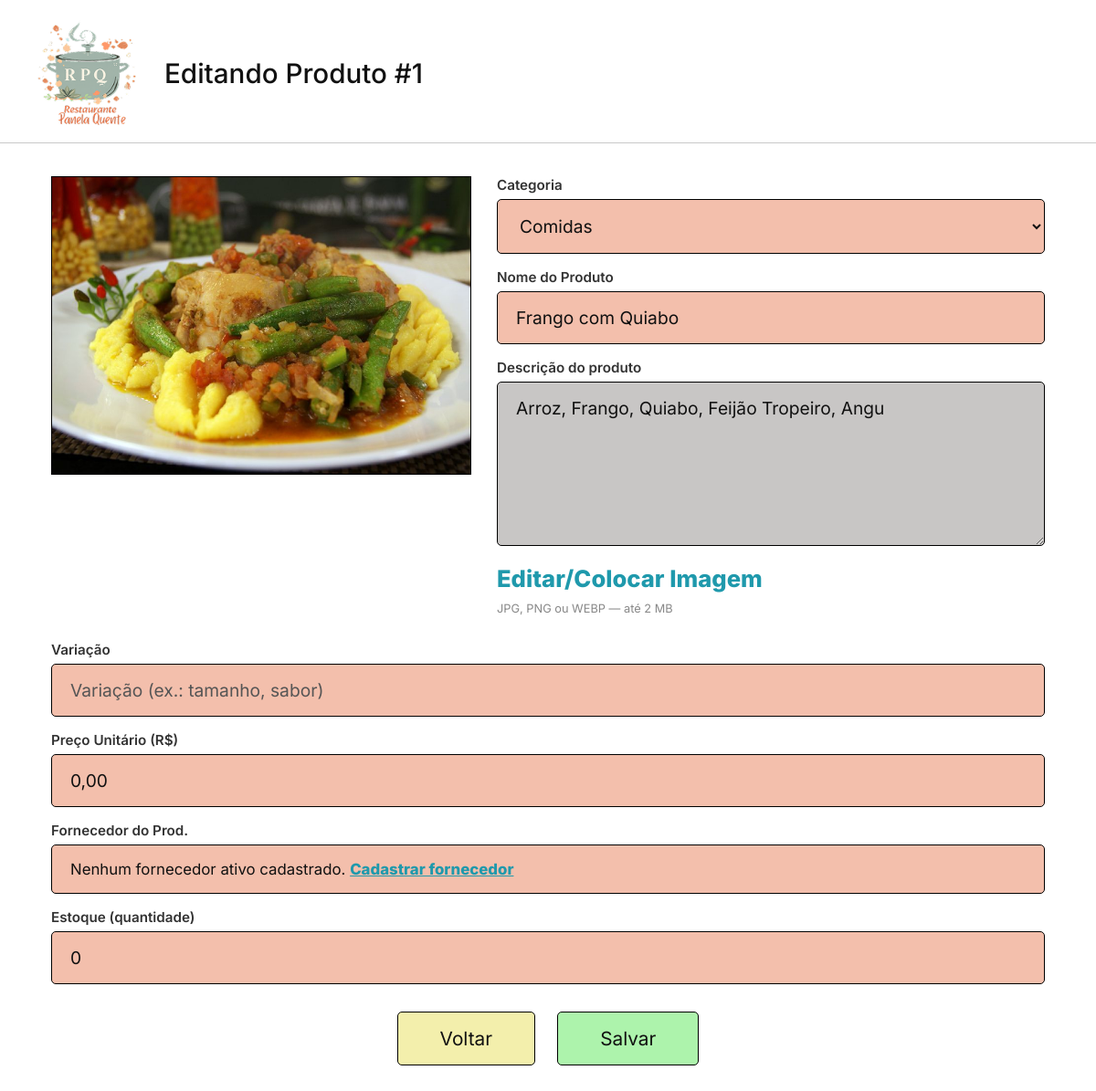
Screenshot of /index.php?controller=produto&action=form&id=1 (signed in) with the database file from the repository.
### tables this page shows
CREATE TABLE `produto` (
  `id` int(11) NOT NULL,
  `categoria_id` int(11) NOT NULL,
  `nome` varchar(100) NOT NULL,
  `descricao` text DEFAULT NULL,
  `variacao` varchar(150) DEFAULT NULL,
  `preco` decimal(10,2) NOT NULL DEFAULT 0.00,
  `estoque_qtd` int(11) NOT NULL DEFAULT 0,
  `fornecedor_id` int(11) DEFAULT NULL,
  `ativo` tinyint(1) NOT NULL DEFAULT 1
);

CREATE TABLE `categoria1` (
  `id` int(11) NOT NULL,
  `nome` varchar(100) NOT NULL,
  `ativo` tinyint(1) NOT NULL DEFAULT 1
);

### controllers/produtocontroller.php (called while the page is built, shortened)
<?php
require_once __DIR__ . '/../models/produto.php';
require_once __DIR__ . '/../models/categoria.php';
class ProdutoController
{
    public function form(): void
    {
        $categoriaModel  = new Categoria1();
        $fornecedorModel = new Fornecedor();
        $categorias   = $categoriaModel->listarAtivas();
        $fornecedores = $fornecedorModel->listarAtivos();
        $editar = null;
        if (isset($_GET['id'])) {
            $produtoModel = new Produto();
            $editar = $produtoModel->buscarPorId((int)$_GET['id']);
        }
        require_once __DIR__ . '/../views/produto_form.php';
    }
}

### index.php (called while the page is built, shortened)
<?php
require_once __DIR__ . '/config/db.php';
$controller = $_GET['controller'] ?? 'auth';
$action = $_GET['action'] ?? 'form';
switch ($controller) {
    case 'produto':
        require_once __DIR__ . '/controllers/produtocontroller.php';
        $c = new ProdutoController();
        break;
}
$c->$action();

### config/db.php (called while the page is built)
<?php
class Database
{
    private static $conn=null;
    public static function getConnection()
    {
        if (self::$conn === null) {
            try {
                self::$conn=new PDO(
                    "mysql:host=localhost;dbname=projetorrgi51;charstet=utf8mb4",
                    "root",
                    "",
                    [
                        PDO::ATTR_ERRMODE=>PDO::ERRMODE_EXCEPTION,
                        PDO::ATTR_DEFAULT_FETCH_MODE=>PDO::FETCH_ASSOC
                    ]
                );
            }catch (PDOException $e){
                die("Erro ao conectar ao banco de dados.");
            }
        }
        return self::$conn;
    }
}

### models/produto.php (called while the page is built, shortened)
<?php
require_once __DIR__ . '/../config/db.php';
class Produto
{
    private PDO $conn;
    public function __construct()
    {
        $this->conn = Database::getConnection();
    }
    public function buscarPorId(int $id): ?array
    {
        $stmt = $this->conn->prepare("SELECT * FROM produto WHERE id = :id");
        $stmt->execute([':id' => $id]);
        $r = $stmt->fetch();
        return $r ?: null;
    }
}

### models/categoria.php (called while the page is built, shortened)
<?php
require_once __DIR__ . '/../config/db.php';
class Categoria1
{
private PDO $conn;
public function __construct()
{
$this->conn = Database::getConnection();
}
public function listarAtivas(): array
{
$sql = "SELECT id, nome FROM categoria1 WHERE ativo = 1 ORDER BY nome";
return $this->conn->query($sql)->fetchAll();
}
}

### views/produto_form.php (the view, shortened to what this page needs)
<?php
function imagemProdutoUrlForm(?int $produtoId): ?string
{
    $baseFs  = __DIR__ . "/../public/uploads/produtos/";
    $baseUrl = "public/uploads/produtos/";
    foreach (['jpg', 'png', 'webp'] as $ext) {
        if (file_exists($baseFs . $produtoId . '.' . $ext)) {
            return $baseUrl . $produtoId . '.' . $ext;
        }
    }
    return null;
}
$produtoId   = $editar ? (int)$editar['id'] : null;
$imagemAtual = imagemProdutoUrlForm($produtoId);
$titulo      = $editar ? 'Editando Produto #' . $produtoId : 'Adicionando Produto...';
?>
<!DOCTYPE html>
<html lang="pt-BR">
<head>
  <link rel="stylesheet" href="public/assets/css/style.css">
</head>
<body data-page="produto-form">
  <header class="site-header">
    <img class="header-logo"
      src="public/uploads/img/Cópia de R.P.Q. Logo (2) 4.png"
      alt="Restaurante Panela Quente" />
    <h1 class="header-title"><?= htmlspecialchars($titulo) ?></h1>
  </header>
  <div class="h-divider"></div>
  <div class="form-wrap">
    <form method="post" action="index.php?controller=produto&action=salvar" enctype="multipart/form-data">
      <div class="top-grid">
        <div>
          <label class="img-preview" for="imagem-input" id="img-preview-box">
            <?php if ($imagemAtual): ?>
              <img src="<?= htmlspecialchars($imagemAtual) ?>" id="img-preview-tag" alt="Imagem do produto">
            <?php else: ?>
              <span id="img-preview-placeholder">Nenhuma imagem selecionada</span>
            <?php endif; ?>
          </label>
        </div>
        <div class="right-col">
          <div class="field-badge">
            <label class="field-label" for="f-categoria">Categoria</label>
            <select id="f-categoria" name="categoria_id" required>
              <?php foreach ($categorias as $c): ?>
                <option value="<?= (int)$c['id'] ?>"
                  <?= $editar && (int)$editar['categoria_id'] === (int)$c['id'] ? 'selected' : '' ?>>
                  <?= htmlspecialchars($c['nome']) ?>
                </option>
              <?php endforeach; ?>
            </select>
          </div>
          <div class="field-badge">
            <label class="field-label" for="f-nome">Nome do Produto</label>
            <input id="f-nome" type="text" name="nome" required placeholder="Nome Produto"
                   value="<?= $editar ? htmlspecialchars($editar['nome']) : '' ?>">
          </div>
          <div class="field-badge">
            <label class="field-label" for="f-descricao">Descrição do produto</label>
            <textarea id="f-descricao" name="descricao" placeholder="Descrição do produto"><?= $editar ? htmlspecialchars($editar['descricao'] ?? '') : '' ?></textarea>
          </div>
          <label class="link-imagem" for="imagem-input">Editar/Colocar Imagem</label>
          <div class="campo-extra-nota">JPG, PNG ou WEBP — até 2 MB</div>
        </div>
      </div>
      <div class="stack-fields">
        <div class="field-badge">
          <label class="field-label" for="f-variacao">Variação</label>
          <input id="f-variacao" type="text" name="variacao" placeholder="Variação (ex.: tamanho, sabor)"
                 value="<?= $editar ? htmlspecialchars($editar['variacao'] ?? '') : '' ?>">
        </div>
        <div class="field-badge">
          <label class="field-label" for="f-preco">Preço Unitário (R$)</label>
          <input id="f-preco" type="text" name="preco" inputmode="decimal" placeholder="Preço Unitário (ex.: 28,50)"
                 value="<?= $editar && isset($editar['preco']) ? htmlspecialchars(number_format((float)$editar['preco'], 2, ',', '')) : '' ?>">
        </div>
        <div class="field-badge">
          <?php if (!empty($fornecedores)): ?>
            <label class="field-label" for="f-fornecedor">Fornecedor do Prod.</label>
            <select id="f-fornecedor" name="fornecedor_id">
              <option value="">Fornecedor do Prod. (opcional)</option>
              <?php foreach ($fornecedores as $f): ?>
                <option value="<?= (int)$f['id'] ?>"
                  <?= $editar && (int)($editar['fornecedor_id'] ?? 0) === (int)$f['id'] ? 'selected' : '' ?>>
                  <?= htmlspecialchars($f['nome']) ?>
                </option>
              <?php endforeach; ?>
            </select>
          <?php else: ?>
            <label class="field-label">Fornecedor do Prod.</label>
            <div class="field-hint">Nenhum fornecedor ativo cadastrado. <a href="index.php?controller=fornecedor&action=index">Cadastrar fornecedor</a></div>
          <?php endif; ?>
        </div>
        <div class="field-badge">
          <label class="field-label" for="f-estoque">Estoque (quantidade)</label>
          <input id="f-estoque" type="number" name="estoque_qtd" min="0" step="1" placeholder="Estoque (quantidade)"
                 value="<?= $editar ? (int)($editar['estoque_qtd'] ?? 0) : '' ?>">
        </div>
      </div>
      <div class="form-actions">
        <a class="btn-voltar" href="index.php?controller=produto&action=index">Voltar</a>
        <button type="submit" class="btn-salvar">Salvar</button>
      </div>
    </form>
  </div>
</body>
</html>

### public/assets/css/style.css (style rules this page uses)
*, *::before, *::after { box-sizing: border-box; margin: 0; padding: 0; }
html { scroll-behavior: smooth; }
:root { --salmon: #f3bfac; --green: #a8c288; --green-dk: #505c41; --teal: #1f99ac; --gray-ph: #676767; --white: #ffffff; --black: #111111; --divider: #c8c8c8; --gray-btn: #d9d9d9; --gray-img: #d9d9d9; --page-w: 1400px; --red: #fc2c2f; --orange: #fd9c4d; --green-ok: #d4edda; --gray-desc: #c8c6c5; --yellow: #f3efac; --lgreen: #adf3ac; --tan: #f3d8ac; --lblue: #acdcf3; --field: #c3d0c3; }
body[data-page="produto-form"] { font-family:"Inter",sans-serif; background:var(--white); color:var(--black); min-height:100vh; }
body[data-page="produto-form"] .site-header { display:flex; align-items:center; padding:20px 48px 16px 40px; gap:28px; }
body[data-page="produto-form"] .header-logo { width:112px; height:auto; flex-shrink:0; }
body[data-page="produto-form"] .header-title { font-size:1.85rem; font-weight:500; color:var(--black); }
body[data-page="produto-form"] .h-divider { height:1px; background:var(--divider); }
body[data-page="produto-form"] .form-wrap { padding:36px 56px 60px; max-width:1440px; margin:0 auto; }
body[data-page="produto-form"] .top-grid { display:grid; grid-template-columns: minmax(260px, 460px) minmax(0,1fr); gap:28px; align-items:start; margin-bottom: 28px; }
body[data-page="produto-form"] .img-preview { position:relative; background:var(--gray-img); border:1px solid #000; width:100%; aspect-ratio: 558 / 397; min-height:200px; display:flex; align-items:center; justify-content:center; overflow:hidden; color:var(--gray-ph); font-size:1rem; text-align:center; padding:12px; cursor:pointer; }
body[data-page="produto-form"] .img-preview img { position:absolute; inset:0; width:100%; height:100%; object-fit:cover; }
body[data-page="produto-form"] .right-col { display:flex; flex-direction:column; gap:16px; }
body[data-page="produto-form"] .top-grid > *, body[data-page="produto-form"] .right-col, body[data-page="produto-form"] .field-badge { min-width:0; }
body[data-page="produto-form"] .field-label { display:block; font-size:.95rem; font-weight:600; color:#333; margin-bottom:6px; }
body[data-page="produto-form"] .field-badge select { text-overflow:ellipsis; }
body[data-page="produto-form"] .field-hint { background:var(--salmon); border:1px solid #000; border-radius:5px; padding:16px 20px; font-size:1.05rem; }
body[data-page="produto-form"] .field-hint a { color:var(--teal); font-weight:800; }
body[data-page="produto-form"] .field-badge input, body[data-page="produto-form"] .field-badge select { width:100%; background:var(--salmon); border:1px solid #000; border-radius:5px; padding:16px 20px; font-family:"Inter",sans-serif; font-size:1.2rem; color:var(--black); outline:none; }
body[data-page="produto-form"] .field-badge input::placeholder { color:#555; }
body[data-page="produto-form"] .field-badge textarea { width:100%; background:var(--gray-desc); border:1px solid #000; border-radius:5px; padding:16px 20px; font-family:"Inter",sans-serif; font-size:1.2rem; color:var(--black); outline:none; resize:vertical; min-height:180px; }
body[data-page="produto-form"] .link-imagem { background:none; border:none; padding:0; cursor:pointer; font-family:"Inter",sans-serif; font-size:1.6rem; font-weight:800; color:var(--teal); text-align:left; text-decoration:none; align-self:flex-start; }
body[data-page="produto-form"] .stack-fields { display:flex; flex-direction:column; gap:16px; margin-bottom: 30px; }
body[data-page="produto-form"] .form-actions { display:flex; justify-content:center; gap:24px; }
body[data-page="produto-form"] .btn-voltar, body[data-page="produto-form"] .btn-salvar { padding:16px 46px; border:1px solid #000; border-radius:5px; font-family:"Inter",sans-serif; font-size:1.3rem; font-weight:400; color:var(--black); cursor:pointer; text-decoration:none; display:inline-flex; align-items:center; justify-content:center; transition:opacity .15s, transform .12s; }
body[data-page="produto-form"] .btn-voltar { background:var(--yellow); }
body[data-page="produto-form"] .btn-salvar { background:var(--lgreen); }
body[data-page="produto-form"] .campo-extra-nota { font-size:.8rem; color:#888; margin-top:-6px; }

### rows the page displays
produto: id "Editando Produto #1", categoria_id "Comidas", nome "Frango com Quiabo", descricao "Arroz, Frango, Quiabo, Feijão Tropeiro, Angu", preco "0,00", estoque_qtd "0"
